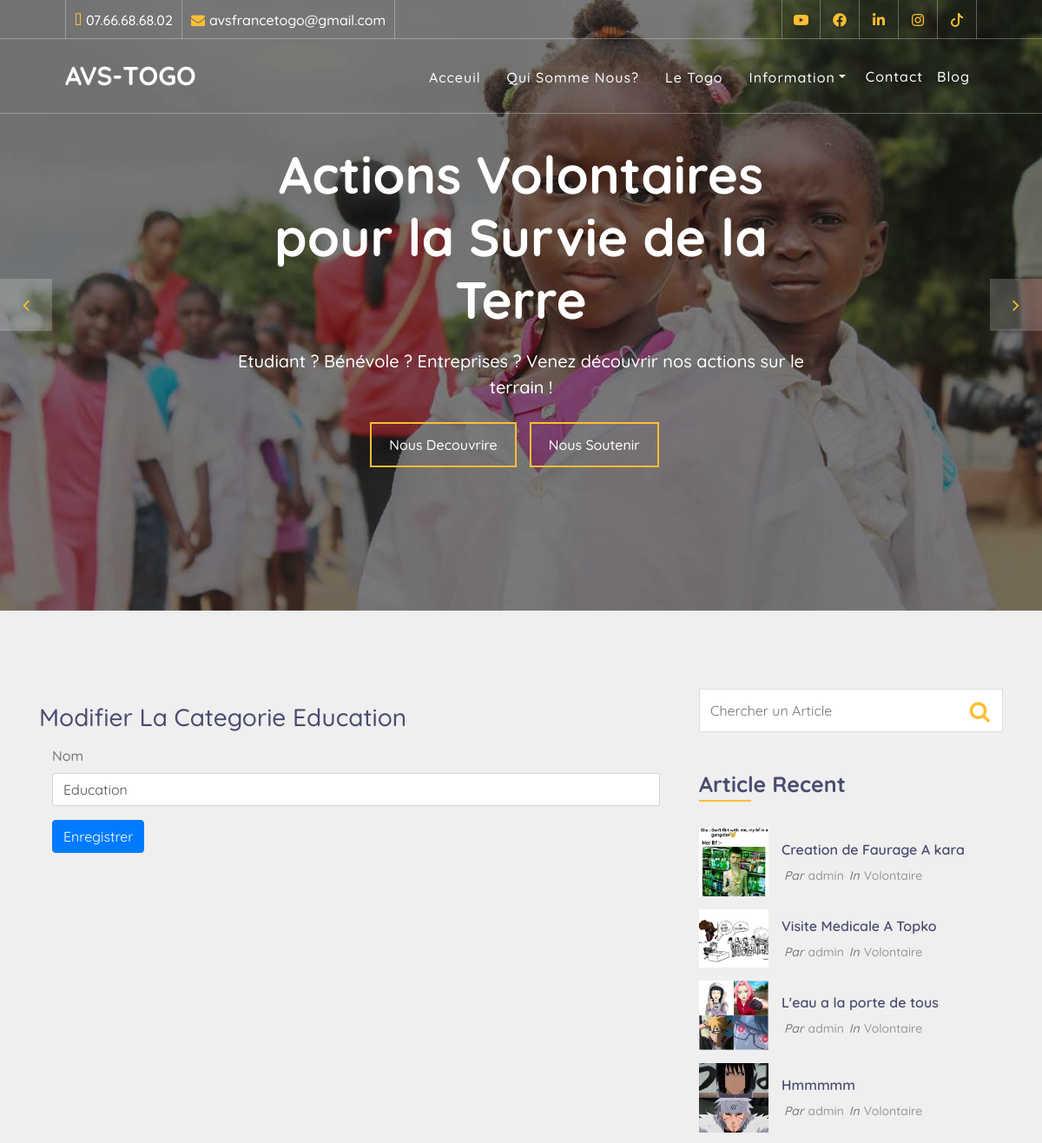
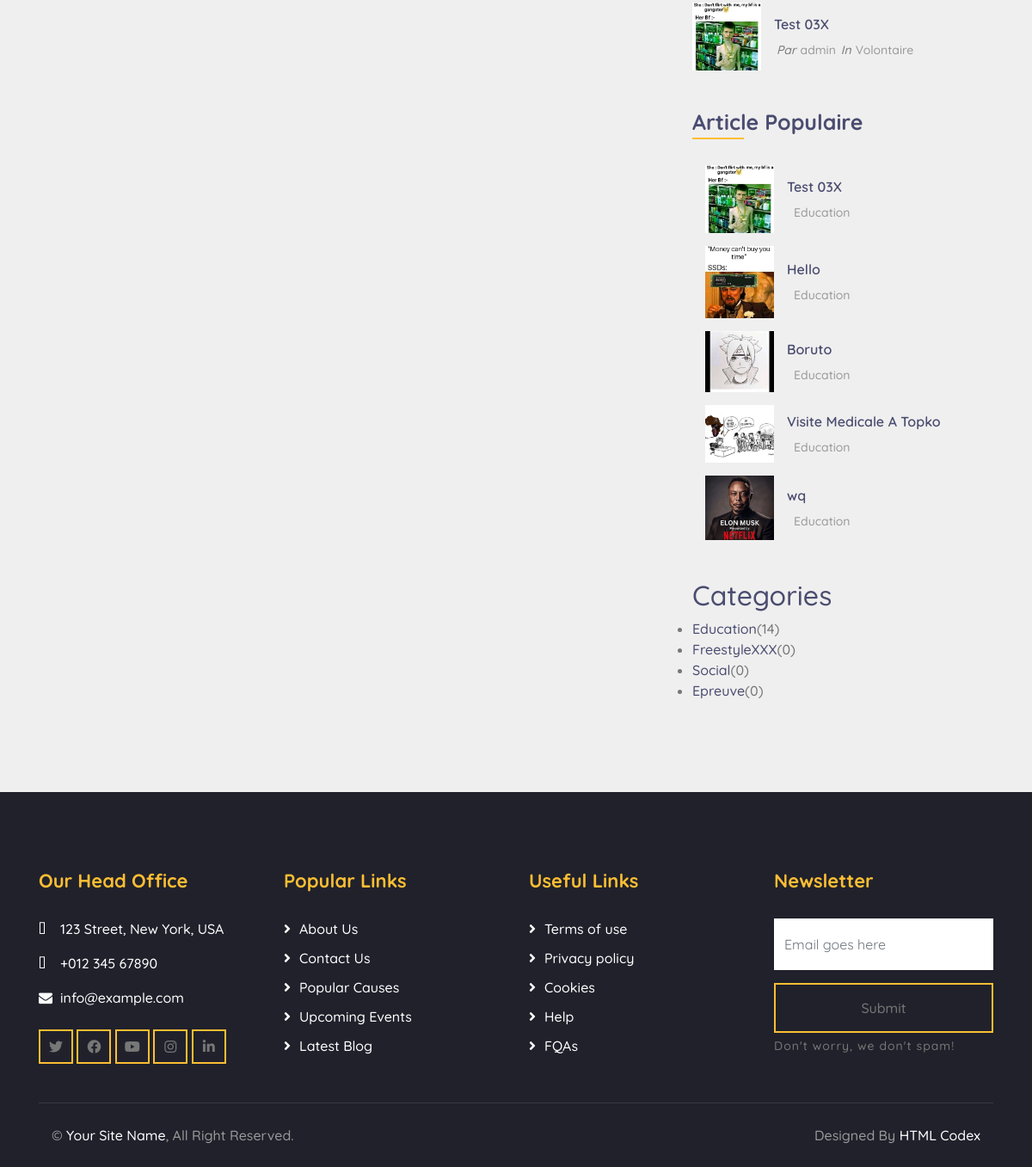
/modifier-categorie/1 (signed in), run on the app's committed database (2 pictures, top to bottom).
### main/models.py (models this page shows)
class Categorie(models.Model):
    nom = models.CharField(max_length=30,unique=True)

class Article(models.Model):
    poster = models.FileField(upload_to='covers/')
    vue = models.IntegerField(default=0)
    auteur = models.ForeignKey(User, on_delete=models.DO_NOTHING)
    titre = models.CharField(max_length=200)
    categorie = models.ForeignKey(Categorie, on_delete=models.DO_NOTHING)
    tag = models.ManyToManyField(Tag)
    contenu = models.TextField()
    created = models.DateTimeField(auto_now_add=True)
    updated = models.DateTimeField(auto_now=True)

### main/views.py (the view)
# urls.py: path("modifier-categorie/<int:pk>", views.modifier_categorie, name="modifier-categorie")
@decorators.login_required(login_url='/login')
def modifier_categorie(request,pk):
    categories = Categorie.objects.all()
    categorie = Categorie.objects.get(pk=pk)
    article_recent = Article.objects.all().order_by('-created')[:5]
    article_populaire = Article.objects.all().order_by('-vue')[:5]
    if request.method == 'POST':
        categorie.nom = request.POST['nom']
        categorie.save()
    return render(request,'modifier_categorie.html',{'categorie':categorie,'article_recent':article_recent,'article_populaire':article_populaire,'categories':categories})

### main/templates/modifier_categorie.html (shortened to what this page needs)
{% extends 'base.html' %}
{% load static %}
{% block content %}
<div class="single">
    <div class="container">
        <div class="row">
            <div class="col-lg-8">
                <div class="single-content">
                    <h3 class="'text-center my-3">Modifier La Categorie {{ categorie.nom }}</h3>
                    <form class=" g-3 needs-validation"  action="" method="post" enctype="multipart/form-data">
                        <div class="col-12 my-2">
                          <label for="yourUsername" class="form-label">Nom</label>
                          <div class="input-group has-validation">
                            <input type="text" value='{{ categorie.nom }}' name="nom"  class="form-control"  required>
                          </div>
                        </div>
                        <div class="col-12">
                          <button class="btn btn-primary w-20 my-2" type="submit">Enregistrer</button>
                        </div>
                      </form>
                </div>
            </div>
            <div class="col-lg-4">
                <div class="sidebar">
                    <div class="sidebar-widget">
                        <div class="search-widget">
                            <form action="{% url 'blog' %}">
                                <input name='query' class="form-control" type="text" placeholder="Chercher un Article">
                                <button class="btn"><i class="fa fa-search"></i></button>
                            </form>
                        </div>
                    </div>
                    <div class="sidebar-widget">
                        <h2 class="widget-title">Article Recent</h2>
                        <div class="recent-post">
                            {% for art in article_recent %}
                            <div class="post-item">
                                <div class="post-img">
                                    <img src="/media/{{ art.poster }}" />
                                </div>
                                <div class="post-text">
                                    <a href="{% url 'single-blog' art.id %}">{{ art.titre }}</a>
                                    <div class="post-meta">
                                        <p>Par<a href="">{{ art.auteur }}</a></p>
                                        <p>In<a href="">Volontaire</a></p>
                                    </div>
                                </div>
                            </div>
                            {% endfor %}
                        </div>
                    </div>
                    <div class="sidebar-widget">
                        <h2 class="widget-title">Article Populaire</h2>
                            <div class="tab-content">
                                <div id="popular" class="container tab-pane active">
                                    {% for art in article_populaire %}
                                    <div class="post-item">
                                        <div class="post-img">
                                            <img src="/media/{{ art.poster }}" />
                                        </div>
                                        <div class="post-text">
                                            <a href="{% url 'single-blog' art.id %}">{{ art.titre }}</a>
                                            <div class="post-meta">
                                                <p><a href="">{{ art.categorie.nom }}</a></p>
                                            </div>
                                        </div>
                                    </div>
                                    {% endfor %}
                                </div>
                            </div>
                        </div>
                    </div>
                    <div class="sidebar-widget">
                        <h2 class="widget-title">Categories</h2>
                        <div class="category-widget">
                            <ul>
                                {% for categorie in categories %}
                                <a href="{% url 'blog' %}?categorie={{categorie.id}}"><li>{{ categorie.nom }}</a><span>({{categorie.article_set.all.count}})</span></li></a>
                                {% endfor %}
                            </ul>
                        </div>
                    </div>
                </div>
            </div>
        </div>
    </div>
{% endblock %}

### static/css/style.css (style rules this page uses)
html { overflow-x: hidden; }
body { color: #777777; font-weight: 500; background: #ffffff; font-family: 'Quicksand', sans-serif; overflow-x: hidden; }
h1, h2, h3, h4, h5, h6 { color: #4a4c70; }
a { color: #4a4c70; transition: .3s; }
.single { position: relative; padding: 45px 0; }
.single .single-content { position: relative; margin-bottom: 30px; overflow: hidden; }
.single .post-item { display: flex; align-items: center; margin-bottom: 15px; }
.single .post-item .post-img { width: 100%; max-width: 80px; }
.single .post-item .post-img img { width: 100%; }
.single .post-item .post-text { padding-left: 15px; }
.single .post-item .post-text a { font-size: 16px; font-weight: 600; }
.single .post-item .post-meta { display: flex; margin-top: 8px; }
.single .post-item .post-meta p { display: inline-block; margin: 0; padding: 0 3px; font-size: 14px; font-weight: 500; font-style: italic; }
.single .post-item .post-meta p a { margin-left: 5px; color: #999999; font-size: 14px; font-weight: 500; font-style: normal; }
.sidebar { position: relative; width: 100%; }
.sidebar .sidebar-widget { position: relative; margin-bottom: 45px; }
.sidebar .sidebar-widget .widget-title { position: relative; margin-bottom: 30px; padding-bottom: 5px; font-size: 25px; font-weight: 700; }
.sidebar .sidebar-widget .widget-title::after { position: absolute; content: ""; width: 60px; height: 2px; bottom: 0; left: 0; background: #FDBE33; }
.sidebar .sidebar-widget .search-widget { position: relative; }
.sidebar .search-widget input { height: 50px; border: 1px solid #dddddd; border-radius: 0; }
.sidebar .search-widget .btn { position: absolute; top: 6px; right: 15px; height: 40px; padding: 0; font-size: 25px; color: #FDBE33; background: none; border-radius: 0; border: none; transition: .3s; }
.sidebar .sidebar-widget .recent-post { position: relative; }

### static/css/site.css (style rules this page uses)
* { margin: 0; padding: 0; box-sizing: border-box; }
body { background-color: #EFEFEF; }

### data on the page
Categorie: nom "Education", article_set.all.count "14"
Article: poster (picture), titre "Creation de Faurage A kara", auteur "admin"
Article: poster (picture), titre "Visite Medicale A Topko", auteur "admin", categorie.nom "Education"
Article: poster (picture), titre "L'eau a la porte de tous", auteur "admin"
Article: poster (picture), titre "Hmmmmm", auteur "admin"
Article: poster (picture), titre "Test 03X", auteur "admin", categorie.nom "Education"
Article: poster (picture), titre "Hello", categorie.nom "Education"
Article: poster (picture), titre "Boruto", categorie.nom "Education"
Article: poster (picture), titre "wq", categorie.nom "Education"
Categorie: nom "FreestyleXXX", article_set.all.count "0"
Categorie: nom "Social", article_set.all.count "0"
Categorie: nom "Epreuve", article_set.all.count "0"
